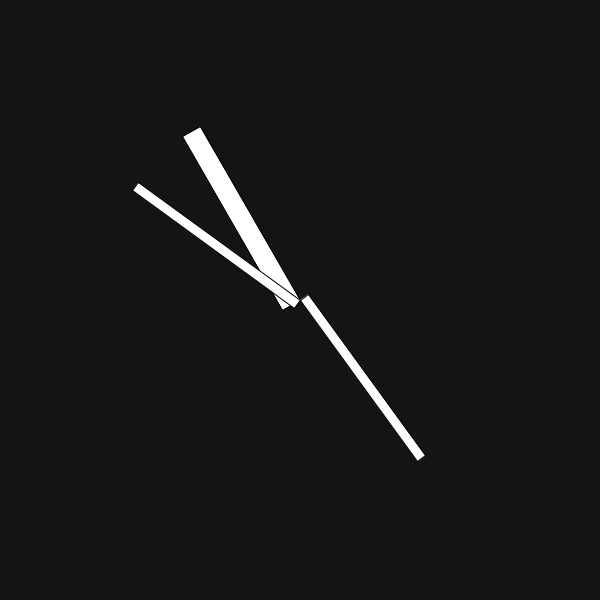
Frame 1 (no input)
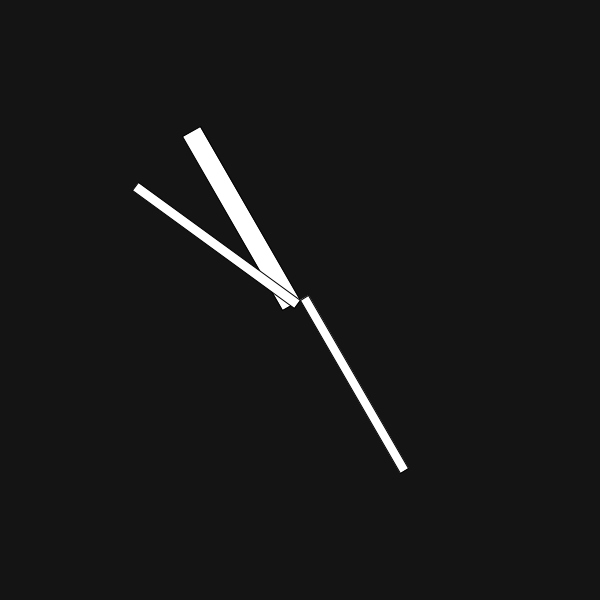
Frame 60 (the mouse pressed at the canvas centre just before this capture)
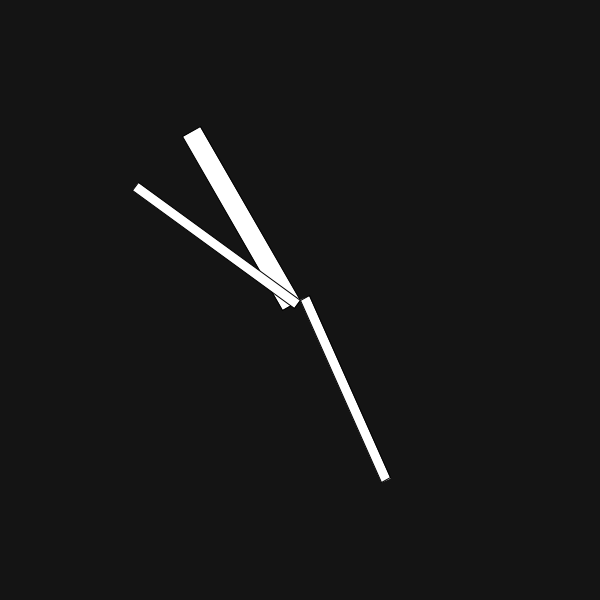
Frame 120 (the mouse held since frame 60 and released just before this capture)

The Processing sketch that drew these frames (run headless with seeded random() and noise(); from frame 60 on, the mouse is pressed at the canvas centre):

// Processing sketch: MIDTERM2_Q9
// ── MIDTERM2_Q9.pde
void setup() {
  size(600, 600);
}

void draw() {
  background(20);
  
  fill(255);
  
  float hourPos = map(hour(), 0, 12, 0, 360);
  pushMatrix(); 
  translate(width/2, height/2); 
  rotate(radians(hourPos)); 
  rect(0, 0, width/30, 200);
  popMatrix(); 
  //rect(hourPos, 
  
  float minutePos = map(minute(), 0, 60, 0, 360);
  pushMatrix(); 
  translate(width/2, height/2); 
  rotate(radians(minutePos)); 
  rect(0, 0, width/60, 200);
  popMatrix(); 
  //rect(minutePos, 
  
  float secondPos = map(second(), 0, 60, 0, 360);
  pushMatrix(); 
  translate(width/2, height/2); 
  rotate(radians(secondPos)); 
  rect(0, 0, width/60, 200);
  popMatrix(); 
}
